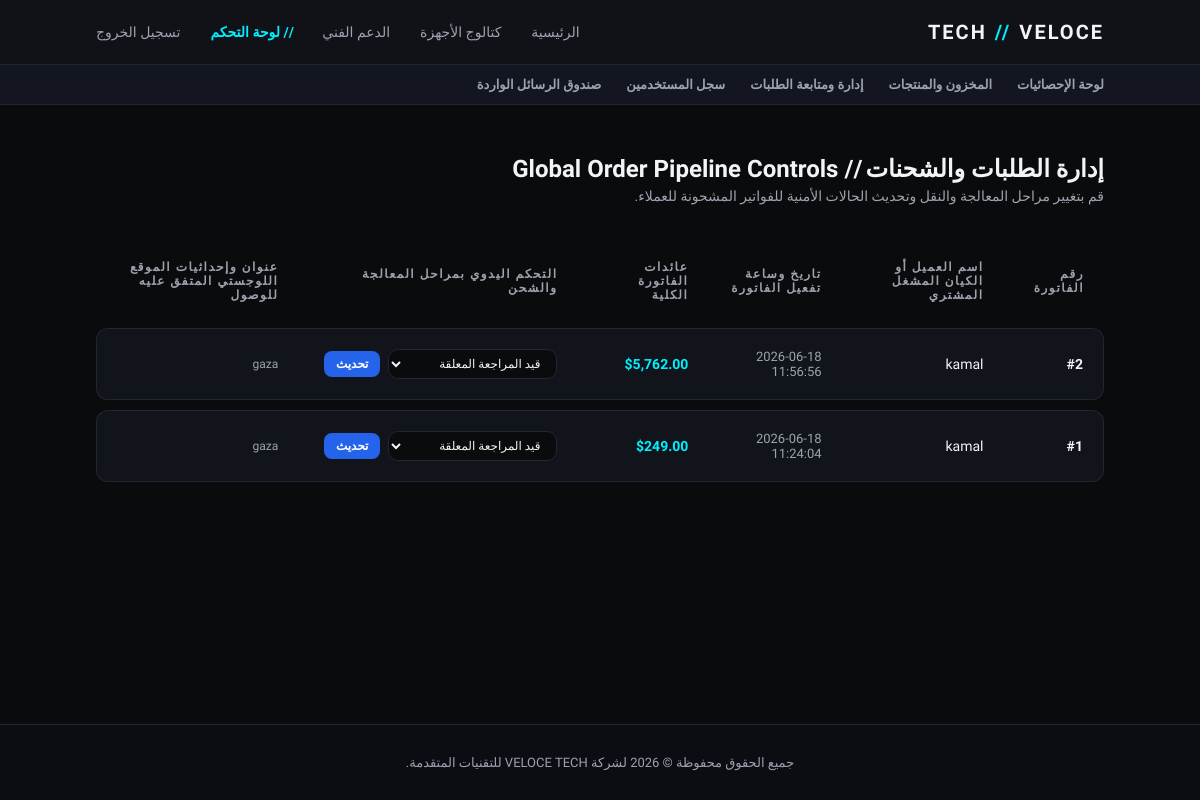
Page /admin_orders.php (signed in) on the committed database.
### tables this page shows
CREATE TABLE `orders` (
  `order_id` int(11) NOT NULL,
  `user_id` int(11) DEFAULT NULL,
  `order_date` timestamp NOT NULL DEFAULT current_timestamp(),
  `total_amount` decimal(10,2) NOT NULL,
  `status` enum('pending','paid','shipped','delivered','cancelled') DEFAULT 'pending',
  `shipping_address` text NOT NULL
);

CREATE TABLE `users` (
  `user_id` int(11) NOT NULL,
  `full_name` varchar(100) NOT NULL,
  `email` varchar(100) NOT NULL,
  `password` varchar(255) NOT NULL,
  `phone` varchar(20) DEFAULT NULL,
  `address` text DEFAULT NULL,
  `role` enum('customer','admin') DEFAULT 'customer',
  `created_at` timestamp NOT NULL DEFAULT current_timestamp()
);

### admin_orders.php (the view, shortened to what this page needs)
<?php
require_once 'config.php';
$orders = $pdo->query("SELECT o.*, u.full_name as client_name FROM orders o JOIN users u ON o.user_id = u.user_id ORDER BY o.order_id DESC")->fetchAll();
?>
<h2 style="font-size:24px; font-weight:700; margin-bottom:5px; text-align: right;">إدارة الطلبات والشحنات // Global Order Pipeline Controls</h2>
<p style="color:var(--text-secondary); font-size:14px; margin-bottom:30px; text-align: right;">قم بتغيير مراحل المعالجة والنقل وتحديث الحالات الأمنية للفواتير المشحونة للعملاء.</p>
<table>
    <thead>
        <tr>
            <th>رقم الفاتورة</th>
            <th>اسم العميل أو الكيان المشغل المشتري</th>
            <th>تاريخ وساعة تفعيل الفاتورة</th>
            <th>عائدات الفاتورة الكلية</th>
            <th>التحكم اليدوي بمراحل المعالجة والشحن</th>
            <th>عنوان وإحداثيات الموقع اللوجستي المتفق عليه للوصول</th>
        </tr>
    </thead>
    <tbody>
        <?php foreach($orders as $o): ?>
            <tr>
                <td><strong>#<?php echo $o['order_id']; ?></strong></td>
                <td><?php echo sanitize($o['client_name']); ?></td>
                <td style="font-size:13px; color:var(--text-secondary); direction:ltr; text-align:right;"><?php echo $o['order_date']; ?></td>
                <td style="font-weight:700; color:var(--accent-cyan);">$<?php echo number_format($o['total_amount'], 2); ?></td>
                <td>
                    <form method="POST" action="admin_orders.php" style="display:inline-flex; gap:8px; margin:0; align-items:center;">
                        <select name="status" class="form-control" style="margin:0; padding:6px 12px; font-size:12px; width:auto; background:var(--bg-main);">
                            <option value="pending" <?php if($o['status']==='pending') echo 'selected'; ?>>قيد المراجعة المعلقة</option>
                        </select>
                        <button type="submit" name="action_change_status" class="btn btn-accent" style="padding:6px 12px; font-size:12px; border-radius:8px;">تحديث</button>
                    </form>
                </td>
                <td style="font-size:12px; max-width:220px; overflow:hidden; text-overflow:ellipsis; white-space:nowrap; color:var(--text-secondary);"><?php echo sanitize($o['shipping_address']); ?></td>
            </tr>
        <?php endforeach; ?>
    </tbody>
</table>

### config.php (style rules this page uses)
:root { --bg-main: #0a0b0d; --bg-card: #12141c; --text-primary: #f3f4f6; --text-secondary: #9ca3af; --accent-cyan: #00f0ff; --accent-blue: #2563eb; --border-color: #222533; --danger: #ef4444; --success: #10b981; }
* { box-sizing: border-box; margin: 0; padding: 0; font-family: 'Tajawal', 'Plus Jakarta Sans', sans-serif; }
body { background: var(--bg-main); color: var(--text-primary); min-height: 100vh; display: flex; flex-direction: column; -webkit-font-smoothing: antialiased; }
.btn { background: var(--text-primary); color: var(--bg-main); padding: 12px 24px; border: none; border-radius: 10px; text-decoration: none; cursor: pointer; display: inline-block; font-size: 14px; font-weight: 600; transition: background 0.2s, transform 0.1s, box-shadow 0.2s; text-align: center; }
.btn-accent { background: var(--accent-blue); color: white; }
.form-control { width: 100%; padding: 14px; margin-top: 8px; background: #181a26; border: 1px solid var(--border-color); border-radius: 10px; color: var(--text-primary); font-size: 14px; outline: none; transition: border-color 0.2s; text-align: right; }
table { width: 100%; border-collapse: separate; border-spacing: 0 10px; margin-top: 20px; text-align: right; }
th { padding: 16px 20px; color: var(--text-secondary); font-size: 12px; text-transform: uppercase; letter-spacing: 1.5px; font-weight: 600; }
td { padding: 20px; background: var(--bg-card); border-top: 1px solid var(--border-color); border-bottom: 1px solid var(--border-color); color: var(--text-primary); font-size: 14px; }
td:first-child { border-right: 1px solid var(--border-color); border-radius: 0 12px 12px 0; }
td:last-child { border-left: 1px solid var(--border-color); border-radius: 12px 0 0 12px; }

### rows in the picture
orders: order_id "2", user.full_name "kamal", order_date "2026-06-18 11:56:56", total_amount "5,762.00", status "قيد المراجعة المعلقة", shipping_address "gaza"
orders: order_id "1", user.full_name "kamal", order_date "2026-06-18 11:24:04", total_amount "249.00", status "قيد المراجعة المعلقة", shipping_address "gaza"
